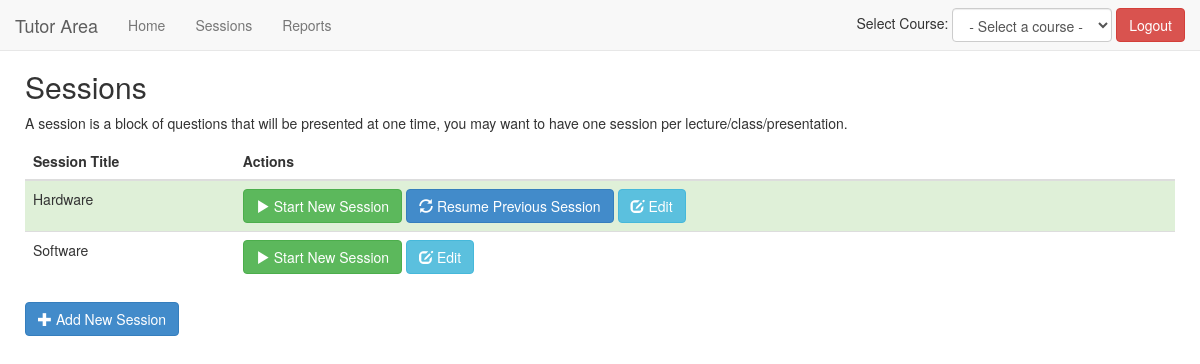
Before: /tutor/sessions/ (signed in) with the older database file.
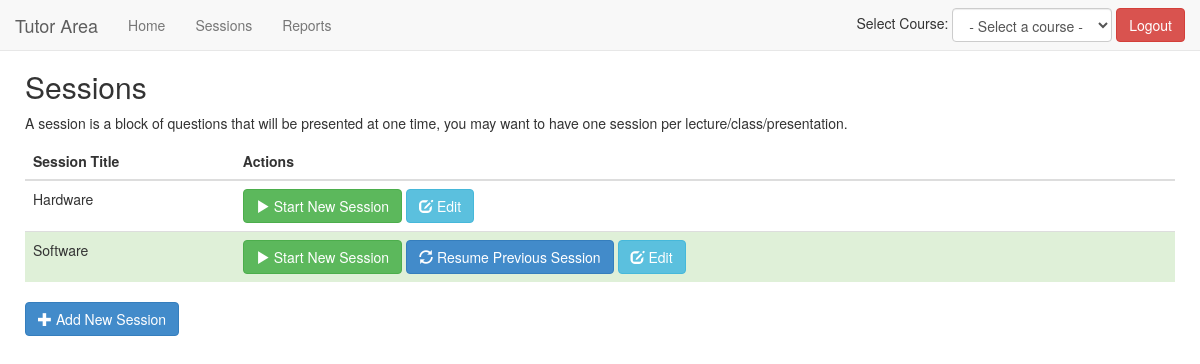
After: the same page with the newer database file.
### main/models.py (models this page shows, shortened)
class Session(models.Model):
    course = models.ForeignKey(Course)
    title = models.CharField(max_length=255)
    url_code = models.CharField(max_length=5, default='')
    running = models.BooleanField(default=False)

### main/decorators.py (the view)
    def _wrapped_view_func(request, *args, **kwargs):
        if 'course_id' in request.session:
            return view_func(request, *args, **kwargs)
        else:
            return HttpResponseRedirect('/tutor/')

### tutor/context_processors.py (called while the page is built)
def course_assignments_processor(request):
    if request.user:
        course_assignments = Tutor_assignment.objects.filter(user=request.user.id) # Get all course assignments
    else:
        course_assignments = []
    return {'course_assignments': course_assignments}

### tutor/views.py (called while the page is built)
@login_required
@tutor_course_is_selected
def sessions(request):
    data = {}
    data['sessions'] = Session.objects.filter(course_id=request.session['course_id'])
    return render_to_response('sessions.html', data, context_instance=RequestContext(request))

### tutor/templates/sessions.html
{% extends "tutor_base.html" %}
{% block content %}
    <h2>Sessions</h2>
    <p>A session is a block of questions that will be presented at one time, you may want to have one session per lecture/class/presentation.</p>
    <table class="table">
        <thead>
            <tr>
                <th>Session Title</th>
                <th>Actions</th>
            </tr>
        </thead>
        <tbody>
            {% for session in sessions %}
                <tr {% if session.running %}class="success"{% endif %}>
                    <td>{{ session.title }}</td>
                    <td>
                        <a href="/tutor/sessions/run/{{ session.pk }}/" class="btn btn-success"><span class="glyphicon glyphicon-play"></span> Start New Session</a>
                        {% if session.running %}
                            <a href="/tutor/sessions/run/{{ session.pk }}/?resume=true" class="btn btn-primary"><span class="glyphicon glyphicon-refresh"></span> Resume Previous Session</a>
                        {% endif %}
                        <a href="/tutor/sessions/{{ session.pk }}/" class="btn btn-info"><span class="glyphicon glyphicon-edit"></span> Edit</a>
                    </td>
                </tr>
            {% endfor %}
        </tbody>
    </table>
    <a href="/tutor/sessions/new/" class="btn btn-primary"><span class="glyphicon glyphicon-plus"></span> Add New Session</a>
{% endblock %}

Changed rows visible on the page:
changed Session "Hardware": no longer shows "Resume Previous Session"
changed Session "Software": now shows "Resume Previous Session"
